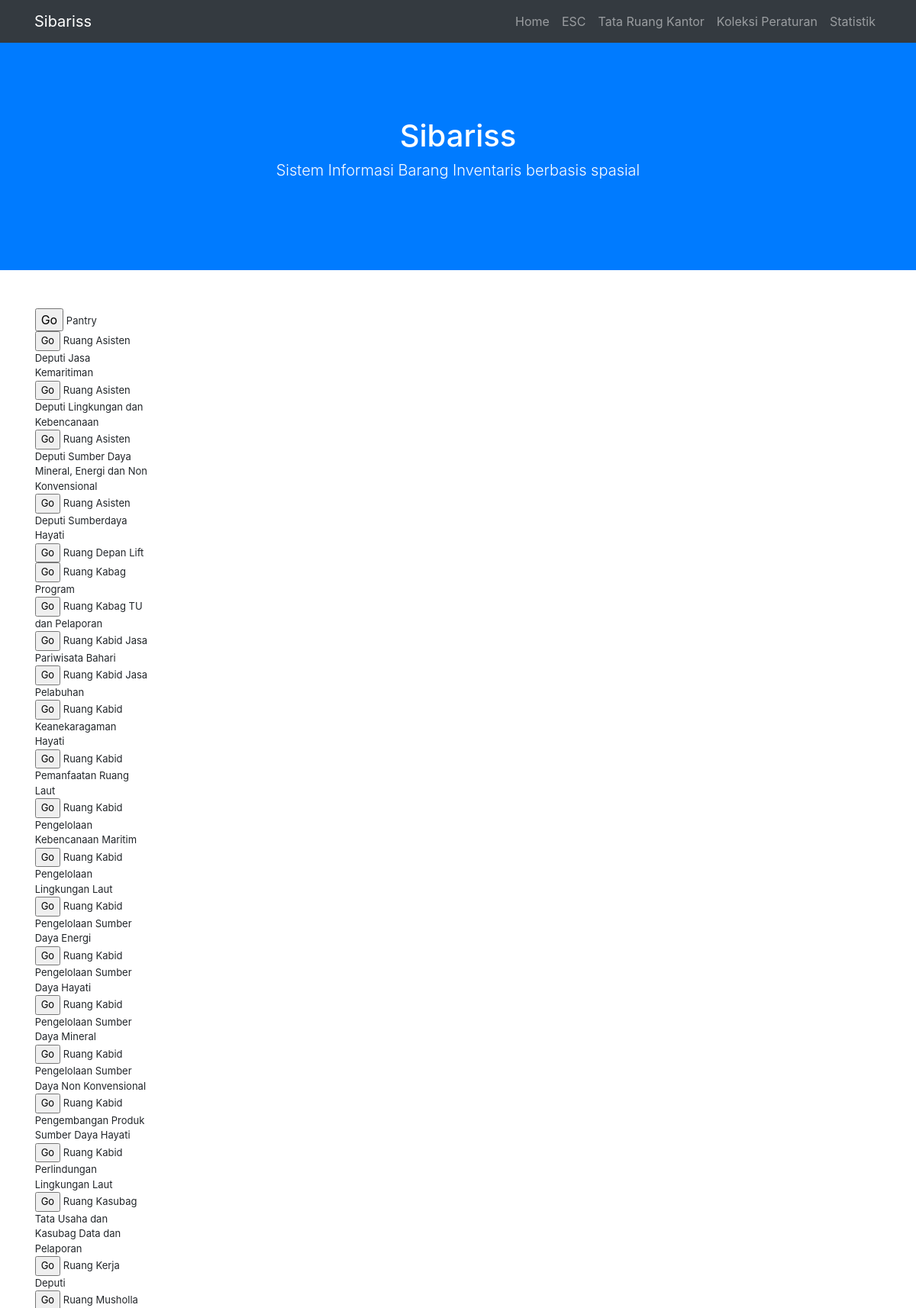
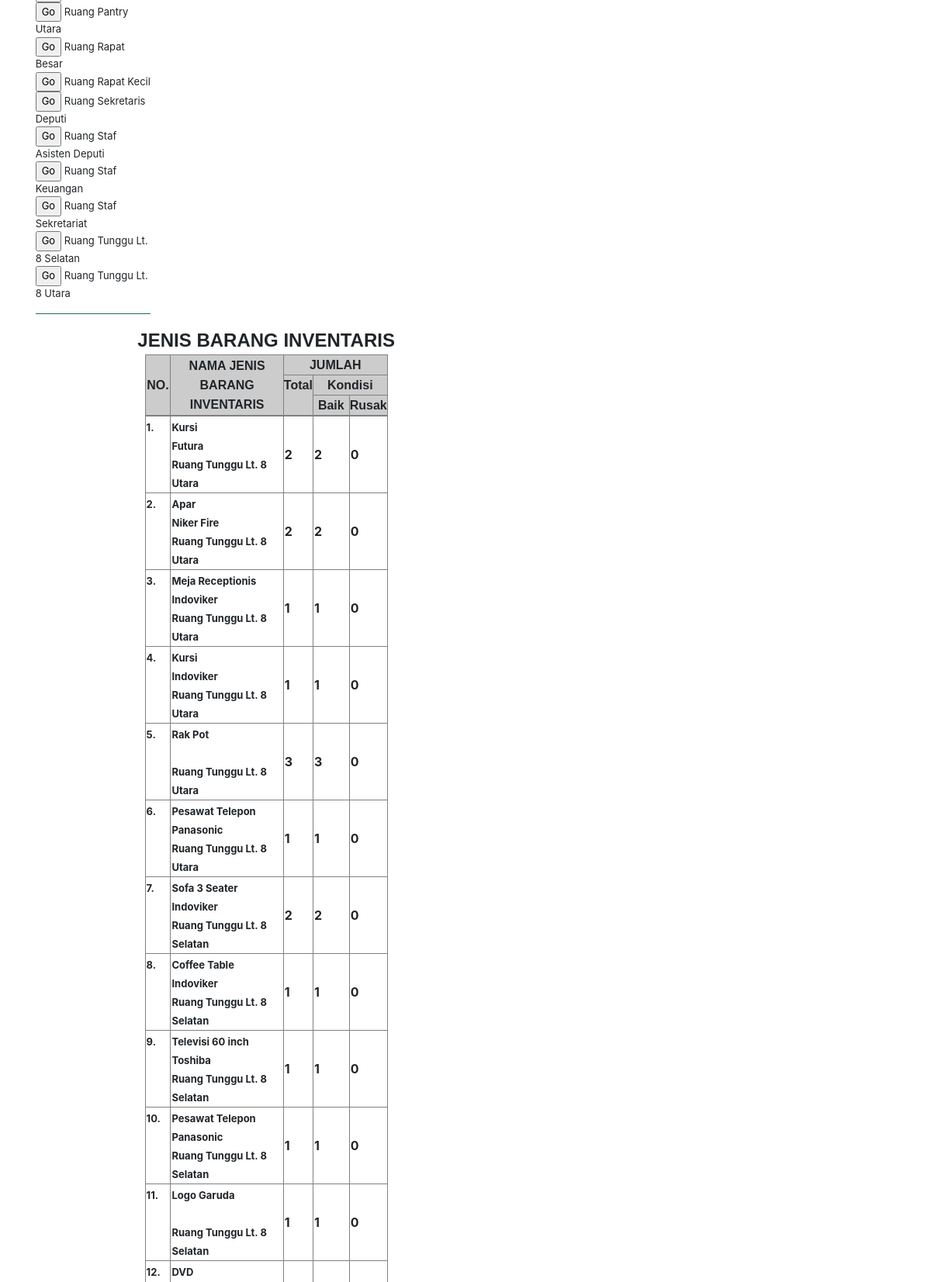
/ADMIN/index.php?SET=STATISTIK&MENU=SETTING&UNIT=deputi2 (upper part), run on the app's committed database (2 pictures, top to bottom).
### tables this page shows
CREATE TABLE `amar_photo_sigap` (
  `ID` int(11) NOT NULL,
  `TOPIK` varchar(222) NOT NULL,
  `ARTI` text,
  `SUMBER` varchar(222) DEFAULT NULL,
  `PHOTO1` varchar(222) NOT NULL,
  `PHOTO2` varchar(222) NOT NULL,
  `NAMA` varchar(222) NOT NULL,
  `UNIT` varchar(222) NOT NULL,
  `PHOTO3` varchar(222) NOT NULL,
  `PHOTO4` varchar(222) NOT NULL,
  `PHOTO5` varchar(222) NOT NULL,
  `PHOTO6` varchar(222) NOT NULL,
  `HAK` varchar(222) NOT NULL,
  `FASILITAS` text NOT NULL,
  `SATUAN` varchar(222) NOT NULL,
  `ESELON2` varchar(222) NOT NULL,
  `JENIS` varchar(222) NOT NULL,
  `MERK` varchar(222) NOT NULL,
  `JUMLAH` varchar(222) NOT NULL,
  `KONDISI` varchar(222) NOT NULL,
  `TAHUN` varchar(22) NOT NULL,
  `NILAI` varchar(22) NOT NULL,
  `KODE` varchar(22) NOT NULL,
  `RUSAK` varchar(22) NOT NULL,
  `BAIK` varchar(22) NOT NULL,
  `LAIN` varchar(22) NOT NULL,
  `APBN` varchar(22) NOT NULL,
  `URUT` varchar(22) NOT NULL
);

### ADMIN/STATISTIK/index.php (the view, shortened to what this page needs)
<div align="center">
  <div align="center">
    <table width="95%" border="0" align="center" cellpadding="0" cellspacing="0">
      <tr>
        <td valign="top">
          <?php
$G='<hr noshade color=#2A7B53 size=3>';
	$sql_cari="SELECT * FROM amar_photo_sigap WHERE TOPIK<>'' GROUP BY TOPIK ORDER BY TOPIK ASC";
	$qry_cari = mysql_query($sql_cari, $konek)
				or die ("Gagal query cari?");
		while($data_cari=mysql_fetch_array($qry_cari)){
			echo "<form action=index.php method=GET name=form1 target=_self>
			<input name=SET type=HIDDEN value='$SET'>
			<input name=TOPIK type=HIDDEN value='$data_cari[TOPIK]'>
      <input name=DISPLAY type=HIDDEN value='before'>
			<input type=SUBMIT value='Go'><font size=2> $data_cari[TOPIK]</form><BR>";
	}
ECHO"$G";
?>
        </td>
        <td width="75%" valign="top">
        </td>
      </tr>
    </table>
    <strong><font size="5" face="Geneva, Arial, Helvetica, sans-serif">JENIS BARANG
    INVENTARIS</font></strong> </div>
  <table width="50%" border="1" align="center" cellpadding="0" cellspacing="0">
    <tr valign="top" bgcolor="#CCCCCC">
      <td width="2%" rowspan="3" valign="middle"> <div align="center"><strong><font size="3" face="Geneva, Arial, Helvetica, sans-serif">NO.
          </font></strong></div>
      <td rowspan="3" valign="middle"> <div align="center"><strong><font size="3" face="Geneva, Arial, Helvetica, sans-serif">NAMA
          JENIS BARANG INVENTARIS</font></strong></div>
      <td colspan="3"><div align="center"><strong><font size="3" face="Geneva, Arial, Helvetica, sans-serif">JUMLAH</font></strong></div>
    <tr valign="top" bgcolor="#CCCCCC">
      <td width="5%" rowspan="2"> <div align="center"><strong><font size="3" face="Geneva, Arial, Helvetica, sans-serif">Total</font></strong></div>
      <td colspan="2"> <div align="center"><strong></strong></div>
        <div align="center"><strong><font size="3" face="Geneva, Arial, Helvetica, sans-serif">Kondisi</font></strong></div>
    <tr valign="top" bgcolor="#CCCCCC">
      <td width="15%">
<div align="center"><strong><font size="3" face="Geneva, Arial, Helvetica, sans-serif">Baik</font></strong></div>
      <td width="15%">
<div align="center"><strong><font size="3" face="Geneva, Arial, Helvetica, sans-serif">Rusak</font></strong></div>
    <tr valign="top">
      <td colspan="5">
        <?php
	$sql_cari="SELECT * FROM amar_photo_sigap WHERE TOPIK<>'' AND JENIS<>''  ORDER BY TOPIK DESC";
	$qry_cari = mysql_query($sql_cari, $konek)
				or die ("Gagal query");
$no=1;
	while($data_cari=mysql_fetch_array($qry_cari)){
$TOPIK=$data_cari[TOPIK];
$JENIS=$data_cari[JENIS];
$MERK=$data_cari[MERK];
$query="SELECT amar_photo_sigap.JUMLAH, SUM( amar_photo_sigap.JUMLAH) AS T1P1 FROM amar_photo_sigap WHERE JENIS='$JENIS' AND MERK='$MERK' AND TOPIK='$TOPIK'";
$qry_address=mysql_query($query, $konek) or die ("gagal menampilkan".mysql_error());
$data=mysql_fetch_array($qry_address);
$JAN=$data[T1P1];
$query="SELECT amar_photo_sigap.BAIK, SUM( amar_photo_sigap.BAIK) AS T1P1 FROM amar_photo_sigap WHERE JENIS='$JENIS' AND MERK='$MERK' AND TOPIK='$TOPIK'";
$qry_address=mysql_query($query, $konek) or die ("gagal menampilkan".mysql_error());
$data=mysql_fetch_array($qry_address);
$FEB=$data[T1P1];
$query="SELECT amar_photo_sigap.RUSAK, SUM( amar_photo_sigap.RUSAK) AS T1P1 FROM amar_photo_sigap WHERE JENIS='$JENIS' AND MERK='$MERK' AND TOPIK='$TOPIK'";
$qry_address=mysql_query($query, $konek) or die ("gagal menampilkan".mysql_error());
$data=mysql_fetch_array($qry_address);
$MAR=$data[T1P1];
			echo "<tr>
			<th align=center valign=top><TABLE WIDTH=2><td align=center><font size=2>$no.</TABLE>
			<th valign=top><TABLE WIDTH=><td bgcolor=><font size=2>$data_cari[JENIS]<BR>$data_cari[MERK]<BR>$data_cari[TOPIK]</TABLE>
			<th align=center valign=MIDDLE><TABLE WIDTH=><td bgcolor=><font size=3>$JAN</TABLE>
			<th align=center valign=MIDDLE><TABLE WIDTH=><td bgcolor=><font size=3>$FEB</TABLE>
			<th align=center valign=MIDDLE><TABLE WIDTH=><td bgcolor=><font size=3>$MAR</TABLE>
			";
$no++;
}
?>
  </table>
  <BR>
</div>

### data on the page
amar_photo_sigap: TOPIK "Pantry"
amar_photo_sigap: TOPIK "Ruang Asisten Deputi Jasa Kemaritiman"
amar_photo_sigap: TOPIK "Ruang Asisten Deputi Lingkungan dan Kebencanaan"
amar_photo_sigap: TOPIK "Ruang Asisten Deputi Sumber Daya Mineral, Energi dan Non Konvensional"
amar_photo_sigap: TOPIK "Ruang Asisten Deputi Sumberdaya Hayati"
amar_photo_sigap: TOPIK "Ruang Depan Lift"
amar_photo_sigap: TOPIK "Ruang Kabag Program"
amar_photo_sigap: TOPIK "Ruang Kabag TU dan Pelaporan"
amar_photo_sigap: TOPIK "Ruang Kabid Jasa Pariwisata Bahari"
amar_photo_sigap: TOPIK "Ruang Kabid Jasa Pelabuhan"
amar_photo_sigap: TOPIK "Ruang Kabid Keanekaragaman Hayati"
amar_photo_sigap: TOPIK "Ruang Kabid Pemanfaatan Ruang Laut"
amar_photo_sigap: TOPIK "Ruang Kabid Pengelolaan Kebencanaan Maritim"
amar_photo_sigap: TOPIK "Ruang Kabid Pengelolaan Lingkungan Laut"
amar_photo_sigap: TOPIK "Ruang Kabid Pengelolaan Sumber Daya Energi"
amar_photo_sigap: TOPIK "Ruang Kabid Pengelolaan Sumber Daya Hayati"
amar_photo_sigap: TOPIK "Ruang Kabid Pengelolaan Sumber Daya Mineral"
amar_photo_sigap: TOPIK "Ruang Kabid Pengelolaan Sumber Daya Non Konvensional"
amar_photo_sigap: TOPIK "Ruang Kabid Pengembangan Produk Sumber Daya Hayati"
amar_photo_sigap: TOPIK "Ruang Kabid Perlindungan Lingkungan Laut"
amar_photo_sigap: TOPIK "Ruang Kasubag Tata Usaha dan Kasubag Data dan Pelaporan"
amar_photo_sigap: TOPIK "Ruang Kerja Deputi"
amar_photo_sigap: TOPIK "Ruang Musholla"
amar_photo_sigap: TOPIK "Ruang Pantry Utara"
amar_photo_sigap: TOPIK "Ruang Rapat Besar"
amar_photo_sigap: TOPIK "Ruang Rapat Kecil"
amar_photo_sigap: TOPIK "Ruang Sekretaris Deputi"
amar_photo_sigap: TOPIK "Ruang Staf Asisten Deputi"
amar_photo_sigap: TOPIK "Ruang Staf Keuangan"
amar_photo_sigap: TOPIK "Ruang Staf Sekretariat"
amar_photo_sigap: TOPIK "Ruang Tunggu Lt. 8 Selatan", JENIS "Sofa 3 Seater", MERK "Indoviker", JAN "2", FEB "2", MAR "0"
amar_photo_sigap: TOPIK "Ruang Tunggu Lt. 8 Utara", JENIS "Kursi", MERK "Futura", JAN "2", FEB "2", MAR "0"
amar_photo_sigap: JENIS "Apar", MERK "Niker Fire", TOPIK "Ruang Tunggu Lt. 8 Utara", JAN "2", FEB "2", MAR "0"
amar_photo_sigap: JENIS "Meja Receptionis", MERK "Indoviker", TOPIK "Ruang Tunggu Lt. 8 Utara", JAN "1", FEB "1", MAR "0"
amar_photo_sigap: JENIS "Kursi", MERK "Indoviker", TOPIK "Ruang Tunggu Lt. 8 Utara", JAN "1", FEB "1", MAR "0"
amar_photo_sigap: JENIS "Rak Pot", TOPIK "Ruang Tunggu Lt. 8 Utara", JAN "3", FEB "3", MAR "0"
amar_photo_sigap: JENIS "Pesawat Telepon", MERK "Panasonic", TOPIK "Ruang Tunggu Lt. 8 Utara", JAN "1", FEB "1", MAR "0"
amar_photo_sigap: JENIS "Coffee Table", MERK "Indoviker", TOPIK "Ruang Tunggu Lt. 8 Selatan", JAN "1", FEB "1", MAR "0"
amar_photo_sigap: JENIS "Televisi 60 inch", MERK "Toshiba", TOPIK "Ruang Tunggu Lt. 8 Selatan", JAN "1", FEB "1", MAR "0"
amar_photo_sigap: JENIS "Pesawat Telepon", MERK "Panasonic", TOPIK "Ruang Tunggu Lt. 8 Selatan", JAN "1", FEB "1", MAR "0"
amar_photo_sigap: JENIS "Logo Garuda", TOPIK "Ruang Tunggu Lt. 8 Selatan", JAN "1", FEB "1", MAR "0"
amar_photo_sigap: JENIS "DVD"
